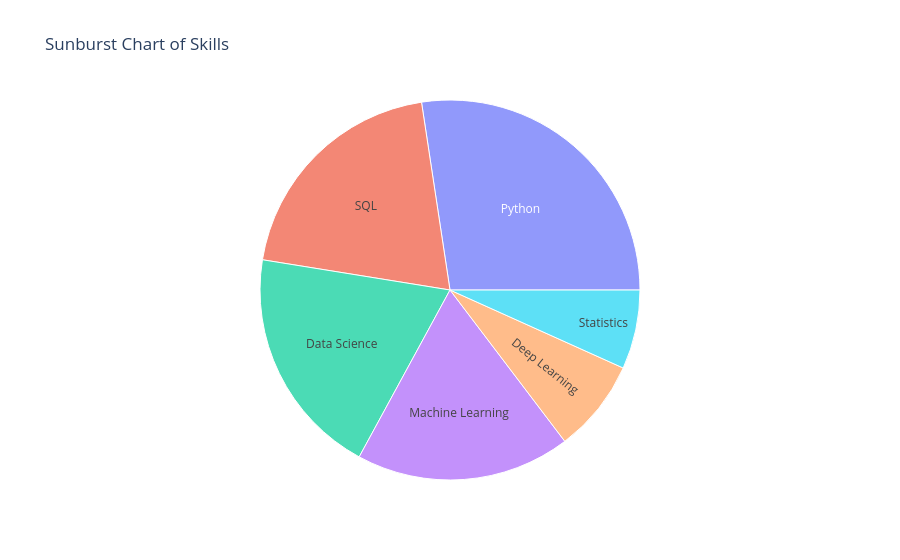

Notebook source saved alongside this figure:
### Markdown cell above
## 5. Plotting Skills on Treemap

### Code cell
df = pd.read_csv("profile_data.csv")

skill_keywords = ['Machine Learning', 'Data Science', 'Python', 'SQL', 'Deep Learning', 'Statistics']

def extract_skills(text):
    if isinstance(text, str):
        return [word for word in skill_keywords if word in text]
    else:
        return []

df['Skills'] = df['About'].apply(extract_skills)

df = df[df['Skills'].apply(len) > 0]

sunburst_data = df.explode('Skills')

fig = px.sunburst(sunburst_data, path=['Skills'], title='Sunburst Chart of Skills')
fig.show()

colors = random.sample(list(mcolors.CSS4_COLORS.values()), len(df['Skills'].explode().unique()))
plt.figure(figsize=(8, 4))
squarify.plot(sizes=df['Skills'].explode().value_counts(), label=df['Skills'].explode().unique(),
              alpha=0.6, color=colors)

squarify.plot(sizes=df['Skills'].explode().value_counts(), label=df['Skills'].explode().unique(), alpha=0.6)
plt.axis('off')
plt.savefig("Figure 5.png")

### Figure 1 — Plotly figure (JSON) as saved in the notebook; plotly's stock layout.template omitted (floating-point values rounded to 4 significant figures)
{"data": [{"branchvalues": "total", "domain": {"x": [0, 1], "y": [0, 1]}, "hovertemplate": "labels=%{label}<br>count=%{value}<br>parent=%{parent}<br>id=%{id}<extra></extra>", "ids": ["Data Science", "Deep Learning", "Machine Learning", "Python", "SQL", "Statistics"], "labels": ["Data Science", "Deep Learning", "Machine Learning", "Python", "SQL", "Statistics"], "name": "", "parents": ["", "", "", "", "", ""], "type": "sunburst", "values": [131, 53, 122, 183, 134, 45]}], "layout": {"autosize": true, "legend": {"tracegroupgap": 0}, "title": {"text": "Sunburst Chart of Skills"}}}
